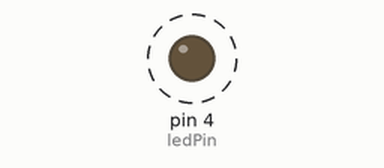
Bench run of a sketch on a simulated Arduino Uno, built with avr-gcc and run on an emulated ATmega328P. Parts: output pins drawn as LEDs (lit = HIGH). Dashed ring = blinking.

Above: at 0.2 s.
Timing chart, 0 to 4.5 s (numbered marks = the images above):
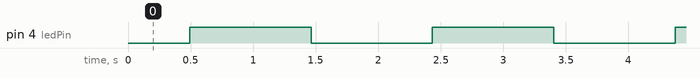

The sketch:

Light.ino
```cpp
#define LED 4

    int ledPin = 4;

void setup() {
      pinMode(ledPin,OUTPUT);
}

void loop(){
      fadeOn(1000,5);
      fadeOff(1000,5);
}

void fadeOn(unsigned int time,int increament){
        for (byte value = 0 ; value < 255; value+=increament){
            analogWrite(ledPin, value);
                delay(time/(255/5));
        }
}

void fadeOff(unsigned int time,int decreament){
        for (byte value = 255; value >0; value-=decreament){
            analogWrite(ledPin, value);
                delay(time/(255/5));
        }
}
```

Measured:
- by itself, pin 4 (ledPin): alternates HIGH for 0.97 s and LOW for 0.97 s
